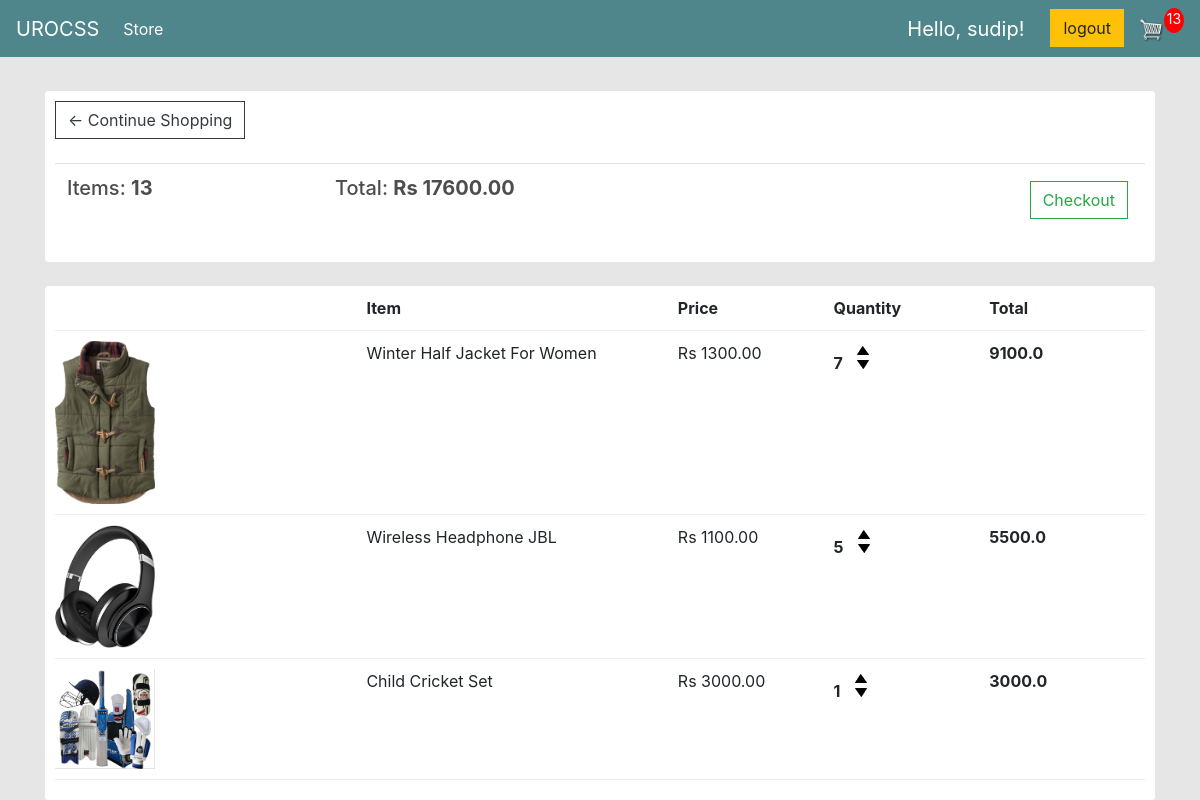
The app's page /cart/ (signed in), older data.
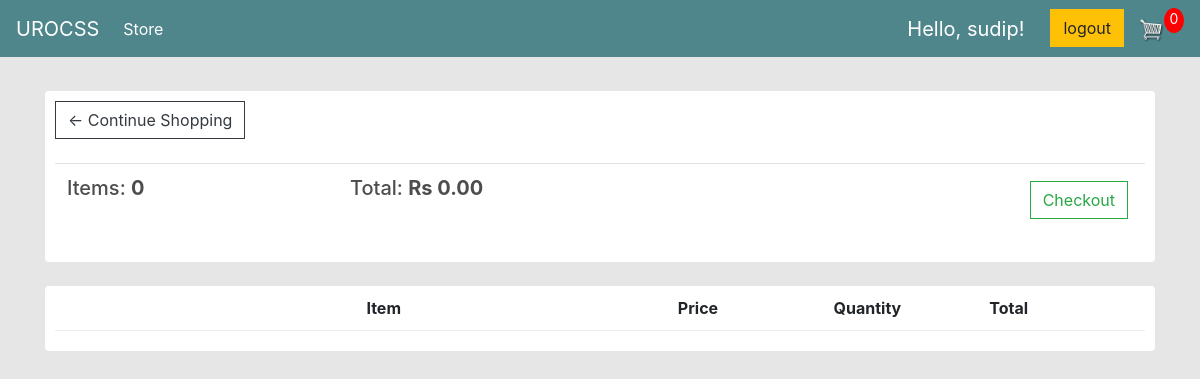
The same page, newer data.
### store/models.py (models this page shows, shortened)
class Order(models.Model):
    customer = models.ForeignKey(User, on_delete=models.SET_NULL, blank=True, null=True)
    date_ordered = models.DateTimeField(auto_now_add=True)
    complete = models.BooleanField(default=False, null=True, blank=False)
    transaction_id = models.CharField(max_length=200, null=True)
    @property
    def get_cart_total(self):
        orderitems = self.orderitem_set.all()
        total = sum([item.get_total for item in orderitems])
        return total
    @property
    def get_cart_items(self):
        orderitems = self.orderitem_set.all()
        total = sum([item.quantity for item in orderitems])
        return total

class OrderItem(models.Model):
    product = models.ForeignKey(
        Product, on_delete=models.SET_NULL, blank=True, null=True
    )
    order = models.ForeignKey(Order, on_delete=models.SET_NULL, blank=True, null=True)
    quantity = models.IntegerField(default=0, null=True, blank=True)
    date_added = models.DateTimeField(auto_now_add=True)
    @property
    def get_total(self):
        total = self.product.price * self.quantity
        return total

class Product(models.Model):
    name = models.CharField(max_length=200)
    price = models.FloatField()
    digital = models.BooleanField(default=False, null=True, blank=True)
    image = models.ImageField(null=True, blank=True)
    image1 = models.ImageField(null=True, blank=True)
    image2 = models.ImageField(null=True, blank=True)
    image3 = models.ImageField(null=True, blank=True)
    seller = models.CharField(max_length=100, null=True)
    distance = models.CharField(max_length=5, null=True)
    stock = models.IntegerField(default=0)
    color = models.CharField(max_length=100, null=True)
    description = models.CharField(max_length=200, null=True)
    size = models.CharField(max_length=100, null=True)
    @property
    def imageUrl(self):
        try:
            url = self.image.url
        except:
            url = ""
        return url

### store/views.py (the view)
# urls.py: path("cart/", views.cart, name="cart"),
@login_required(login_url="login")
def cart(request):
    if request.user.is_authenticated:
        order, created = Order.objects.get_or_create(
            customer=request.user, complete=False
        )
        items = order.orderitem_set.all()
        cartItems = order.get_cart_items
    else:
        items = []
        order = {"get_cart_items": 0, "get_cart_total": 0, "shipping": False}
        cartItems = order["get_cart_items"]
    context = {"items": items, "order": order, "cartItems": cartItems}
    return render(request, "store/Cart.html", context)

### store/templates/store/Cart.html
{% extends 'store/Main.html' %}
{% load static %}
{% block content %}
{% block login-logout %}
<div class="collapse navbar-collapse" id="navbarSupportedContent">
    <ul class="navbar-nav mr-auto">
        <li class="nav-item active navbar-brand">
            Hello, {{request.user}}!
        </li>
        <li class=" nav-item active">
            <a style="margin-left: 10px;" href="{% url 'logout' %}" class="btn btn-warning"> logout</a>
        </li>
    </ul>
</div>
{% endblock %}
<div class="row">
    <div class="col-lg-12">
        <div class="box-element">
            <a class="btn btn-outline-dark" href="{% url 'store' %}">&#x2190; Continue Shopping</a>
            <br>
            <br>
            <table class="table">
                <tr>
                    <th>
                        <h5>
                            Items: <strong>{{order.get_cart_items}}</strong>
                        </h5>
                    </th>
                    <th>
                        <h5>
                            Total: <strong>Rs {{order.get_cart_total|floatformat:2}}</strong>
                        </h5>
                    </th>
                    <th>
                        <a style="float: right;margin: 5px;" class="btn btn-outline-success" href="{% url 'checkout'%}">
                            Checkout
                        </a>
                    </th>
                </tr>
            </table>
        </div>
        <br>
        <div class="box-element">
            <div class="cart-row">
                <div style="flex: 2;"></div>
                <div style="flex: 2;"><strong>Item</strong></div>
                <div style="flex: 1;"><strong>Price</strong></div>
                <div style="flex: 1;"><strong>Quantity</strong></div>
                <div style="flex: 1;"><strong>Total</strong></div>
            </div>
            {% for item in items %}
            <div class="cart-row">
                <div style="flex: 2;"><img class="row-image" src="{{item.product.imageUrl}}"></div>
                <div style="flex: 2;">
                    <p>{{item.product.name}}</p>
                </div>
                <div style="flex: 1;">
                    <p>Rs {{item.product.price|floatformat:2}}</p>
                </div>
                <div style="flex: 1;">
                    <p class="quantity">{{item.quantity}}</p>
                    <div class="quantity">
                        <img data-product={{item.product.id}} data-action="add" class="chg-quantity update-cart"
                            src="{% static 'images/arrow-up.png' %}">
                        <img data-product={{item.product.id}} data-action="remove" class="chg-quantity update-cart"
                            src="{% static 'images/arrow-down.png' %}">
                    </div>
                </div>
                <div style="flex: 1;"><strong>{{item.get_total}}</strong></div>
            </div>
            {% endfor %}
        </div>
    </div>
</div>
{% endblock %}

Row changes from the older to the newer data that the page shows:
removed OrderItem: product.imageUrl (picture), product.name "Winter Half Jacket For Women", product.price "1300.00", quantity "7", get_total "9100.0"
removed OrderItem: product.imageUrl (picture), product.name "Wireless Headphone JBL", product.price "1100.00", quantity "5", get_total "5500.0"
removed OrderItem: product.imageUrl (picture), product.name "Child Cricket Set", product.price "3000.00", quantity "1", get_total "3000.0"
computed for Order: get_cart_items "13" → "0"; get_cart_total "17600.00" → "0.00"
Text that changed along with them:
{{ cartItems }}: "13" → "0"
